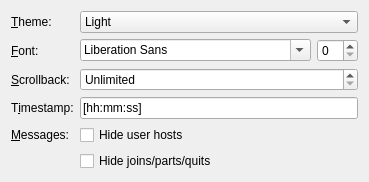
<?xml version="1.0" encoding="UTF-8"?>
<ui version="4.0">
 <class>BasicSettingsPage</class>
 <widget class="QWidget" name="BasicSettingsPage">
  <layout class="QFormLayout" name="formLayout">
   <item row="1" column="0">
    <widget class="QLabel" name="label_2">
     <property name="text">
      <string>&amp;Font:</string>
     </property>
     <property name="buddy">
      <cstring>fontComboBox</cstring>
     </property>
    </widget>
   </item>
   <item row="1" column="1">
    <layout class="QHBoxLayout" name="horizontalLayout">
     <item>
      <widget class="QFontComboBox" name="fontComboBox">
       <property name="sizePolicy">
        <sizepolicy hsizetype="MinimumExpanding" vsizetype="Fixed">
         <horstretch>0</horstretch>
         <verstretch>0</verstretch>
        </sizepolicy>
       </property>
      </widget>
     </item>
     <item>
      <widget class="QSpinBox" name="sizeSpinBox"/>
     </item>
    </layout>
   </item>
   <item row="2" column="0">
    <widget class="QLabel" name="label_3">
     <property name="text">
      <string>&amp;Scrollback:</string>
     </property>
     <property name="buddy">
      <cstring>blockSpinBox</cstring>
     </property>
    </widget>
   </item>
   <item row="2" column="1">
    <widget class="QSpinBox" name="blockSpinBox">
     <property name="specialValueText">
      <string>Unlimited</string>
     </property>
     <property name="maximum">
      <number>10000</number>
     </property>
     <property name="singleStep">
      <number>10</number>
     </property>
     <property name="value">
      <number>0</number>
     </property>
    </widget>
   </item>
   <item row="3" column="0">
    <widget class="QLabel" name="label">
     <property name="text">
      <string>T&amp;imestamp:</string>
     </property>
     <property name="buddy">
      <cstring>timeStampEdit</cstring>
     </property>
    </widget>
   </item>
   <item row="3" column="1">
    <widget class="QLineEdit" name="timeStampEdit">
     <property name="text">
      <string>[hh:mm:ss]</string>
     </property>
    </widget>
   </item>
   <item row="4" column="0">
    <widget class="QLabel" name="label_4">
     <property name="text">
      <string>&amp;Messages:</string>
     </property>
     <property name="buddy">
      <cstring>stripNicksCheckBox</cstring>
     </property>
    </widget>
   </item>
   <item row="4" column="1">
    <widget class="QCheckBox" name="stripNicksCheckBox">
     <property name="text">
      <string>Hide user hosts</string>
     </property>
    </widget>
   </item>
   <item row="5" column="1">
    <widget class="QCheckBox" name="hideEventsCheckBox">
     <property name="text">
      <string>Hide joins/parts/quits</string>
     </property>
    </widget>
   </item>
   <item row="0" column="0">
    <widget class="QLabel" name="label_5">
     <property name="text">
      <string>&amp;Theme:</string>
     </property>
     <property name="buddy">
      <cstring>themeComboBox</cstring>
     </property>
    </widget>
   </item>
   <item row="0" column="1">
    <widget class="QComboBox" name="themeComboBox">
     <item>
      <property name="text">
       <string>Light</string>
      </property>
     </item>
     <item>
      <property name="text">
       <string>Dark</string>
      </property>
     </item>
    </widget>
   </item>
  </layout>
 </widget>
 <tabstops>
  <tabstop>themeComboBox</tabstop>
  <tabstop>fontComboBox</tabstop>
  <tabstop>sizeSpinBox</tabstop>
  <tabstop>blockSpinBox</tabstop>
  <tabstop>timeStampEdit</tabstop>
  <tabstop>stripNicksCheckBox</tabstop>
  <tabstop>hideEventsCheckBox</tabstop>
 </tabstops>
 <resources/>
 <connections/>
</ui>
